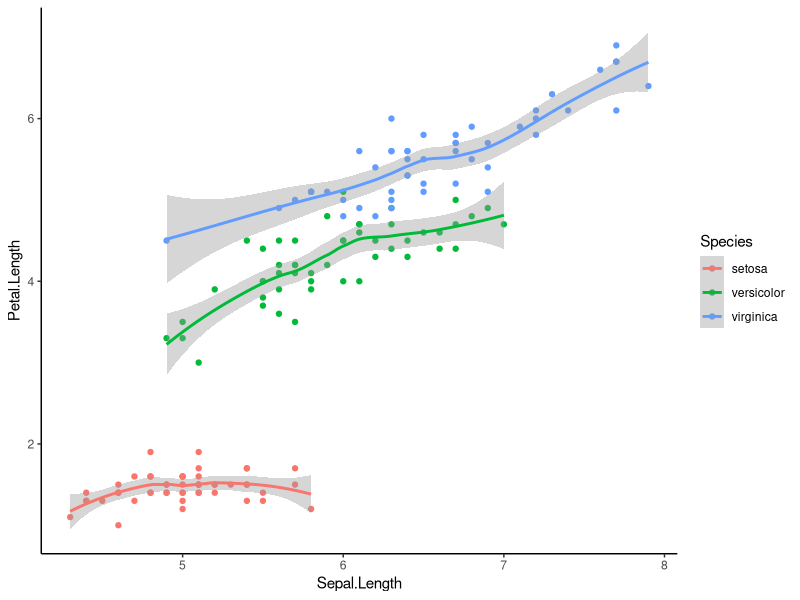
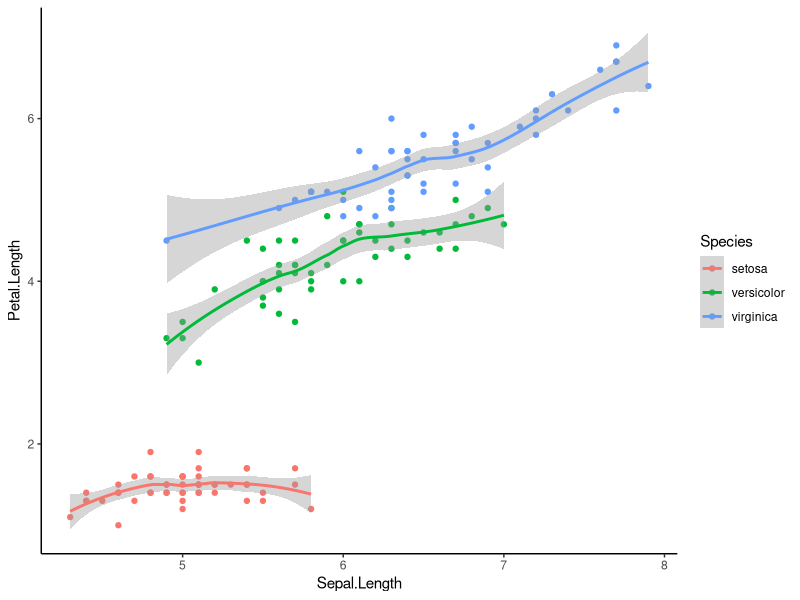
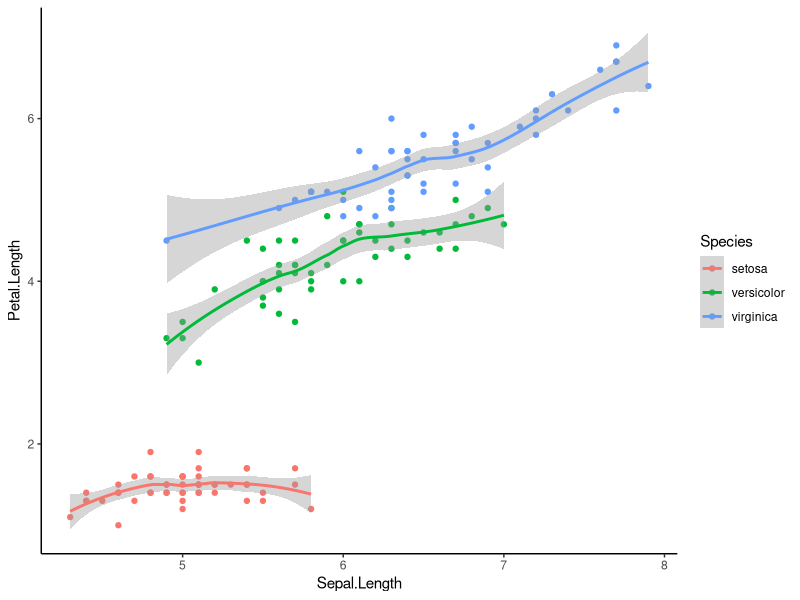
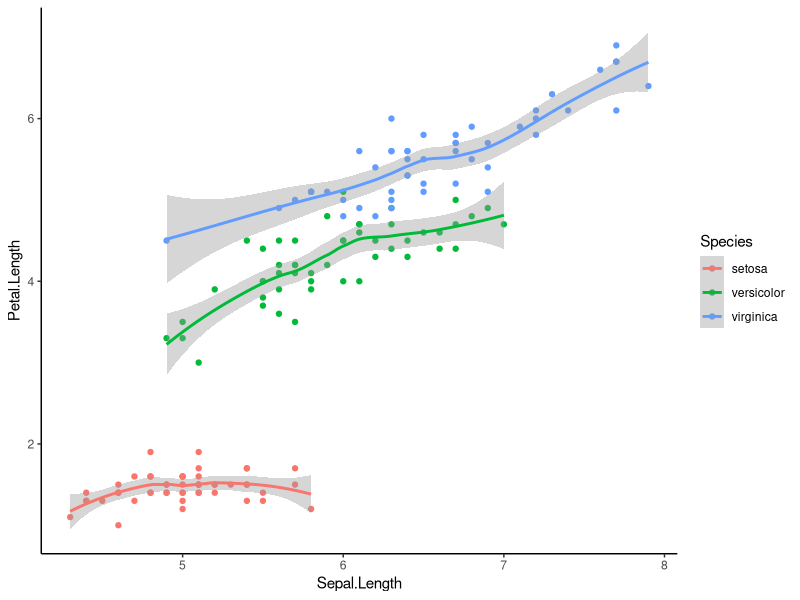
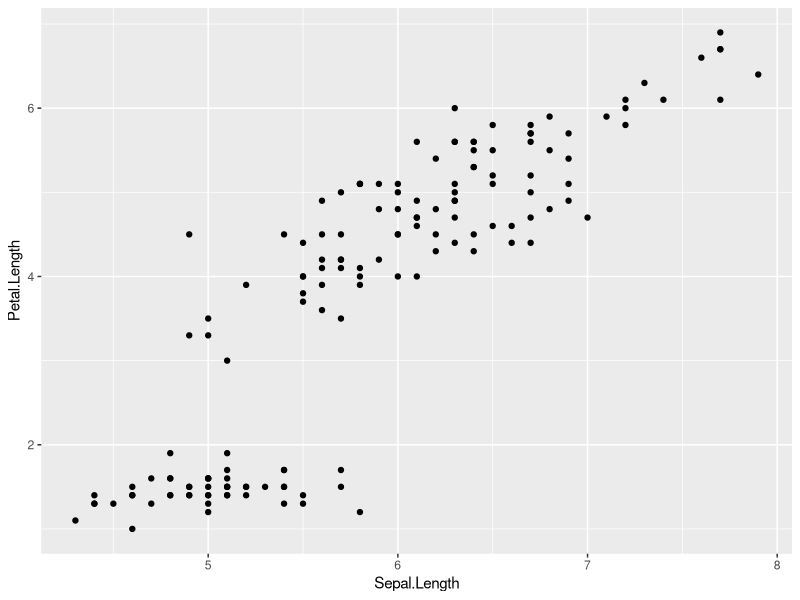
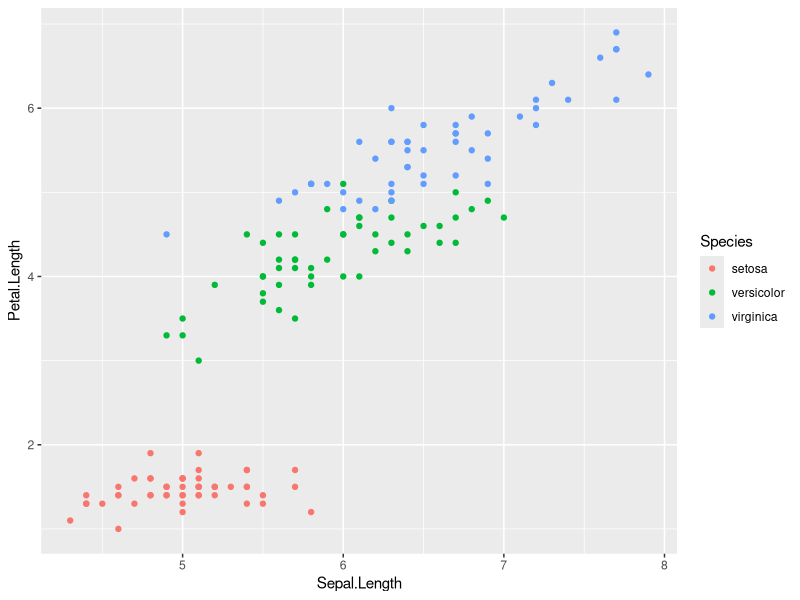
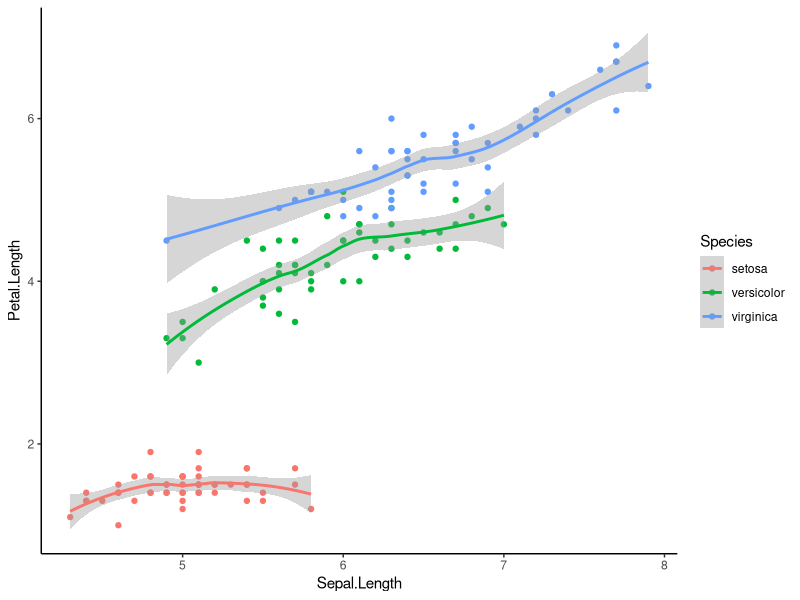
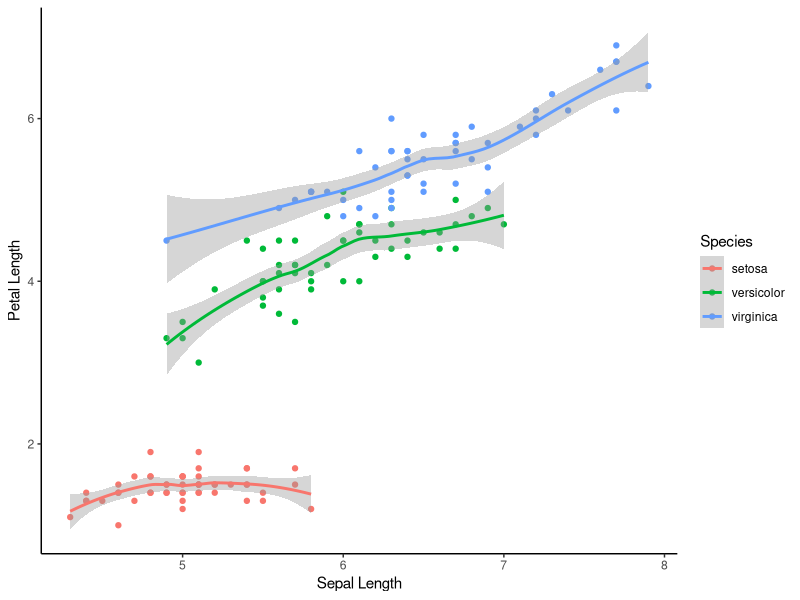

The R source for these figures, in order:
## ---- chunk 1
#| echo: false
library(tidyverse)

data(iris)

ggplot(data = iris, aes(x = Sepal.Length, 
                        y = Petal.Length, 
                        color = Species)) +
  geom_point() +
  geom_smooth() +
  theme_classic()

## ---- chunk 2
#| echo: true
#| out-height: 7in

library(tidyverse)

data(iris)

ggplot(data = iris, aes(x = Sepal.Length, 
                        y = Petal.Length, 
                        color = Species)) +
  geom_point() +
  geom_smooth() +
  theme_classic()

## ---- chunk 3
#| echo: true
#| out-height: 7in
#| code-fold: true
#| fig-cap: "(a) Sepal and Petal length differ between species"

library(tidyverse)

data(iris)

ggplot(data = iris, aes(x = Sepal.Length, 
                        y = Petal.Length, 
                        color = Species)) +
  geom_point() +
  geom_smooth() +
  theme_classic()
## ---- chunk 4
#| echo: true
#| out-height: 6in
#| code-line-numbers: "|8|9|5-7" 

library(tidyverse)

data(iris)

ggplot(data = iris, aes(x = Sepal.Length, 
                        y = Petal.Length, 
                        color = Species)) +
  geom_point() +
  geom_smooth() +
  theme_classic()
## ---- chunk 5
#| echo: true
#| code-line-numbers: "|1|2|6" 

library(tidyverse)
library(kableExtra)

data(iris)

kable(head(iris))
## ---- chunk 6
#| echo: true
#| out-height: 5in
#| code-line-numbers: "|5|6-7|8" 

library(tidyverse)

data(iris)

ggplot(data = iris, 
       aes(x = Sepal.Length,
           y = Petal.Length)) +
  geom_point()
## ---- chunk 7
#| echo: true
#| out-height: 5in
#| code-line-numbers: "|8" 

library(tidyverse)

data(iris)

ggplot(data = iris, 
       aes(x = Sepal.Length,
           y = Petal.Length,
           color = Species)) +
  geom_point()
## ---- chunk 8
#| echo: true
#| out-height: 5in
#| code-line-numbers: "|9|10" 

library(tidyverse)

data(iris)

ggplot(data = iris, aes(x = Sepal.Length, 
                        y = Petal.Length, 
                        color = Species)) +
  geom_point() +
  geom_smooth() +
  theme_classic() 
## ---- chunk 9
#| echo: true
#| out-height: 4.8in
#| code-line-numbers: "|11|12" 

library(tidyverse)

data(iris)

ggplot(data = iris, aes(x = Sepal.Length, 
                        y = Petal.Length, 
                        color = Species)) +
  geom_point() +
  geom_smooth() +
  theme_classic() +
  xlab("Sepal Length") +
  ylab("Petal Length")
